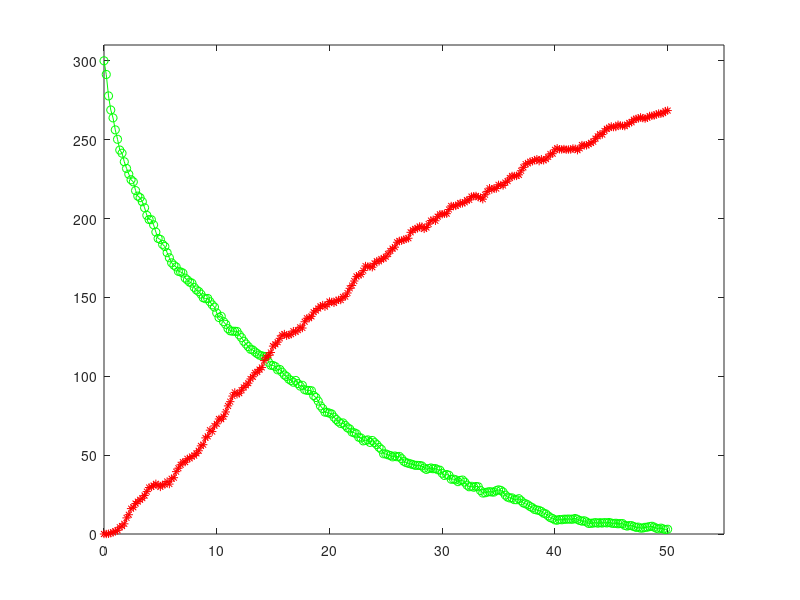

MATLAB code to generate this figure:
%Simple implementation of Euler-Maruyama to simulate
%the Chemical Langevin Equation for the Michaelis-Menten
%system


clf

randn('state',100)

%stoichiometric matrix
V = [-1 1 0; -1 1 1; 1 -1 -1; 0 0 1];

%%%%%%%%%% Parameters and Initial Conditions %%%%%%%%%

Y = zeros(4,1);
Y(1) = 300; % molecules of substrate
Y(2) = 120; % molecules of enzyme 
c(1) = 1.5e-3;; c(2) = 1e-4; c(3) = 0.1;

tfinal = 50;
L = 250;
tau = tfinal/L;    % stepsize

Yvals = zeros(4,L+1);
Yvals(1,1) = Y(1);
Yvals(2,1) = Y(2);
for k = 1:L
     a(1) = c(1)*Y(1)*Y(2);
     a(2) = c(2)*Y(3);
     a(3) = c(3)*Y(3);
     d(1) = tau*a(1) + sqrt(abs(tau*a(1)))*randn;
     d(2) = tau*a(2) + sqrt(abs(tau*a(2)))*randn;
     d(3) = tau*a(3) + sqrt(abs(tau*a(3)))*randn;
     Y = Y + d(1)*V(:,1) + d(2)*V(:,2) + d(3)*V(:,3);
     Yvals(:,k+1) = Y;
end

tvals = [0:tau:tfinal];
plot(tvals,Yvals(1,:),'go-')
hold on
plot(tvals,Yvals(4,:),'r*-')

axis([0 55 0 310])